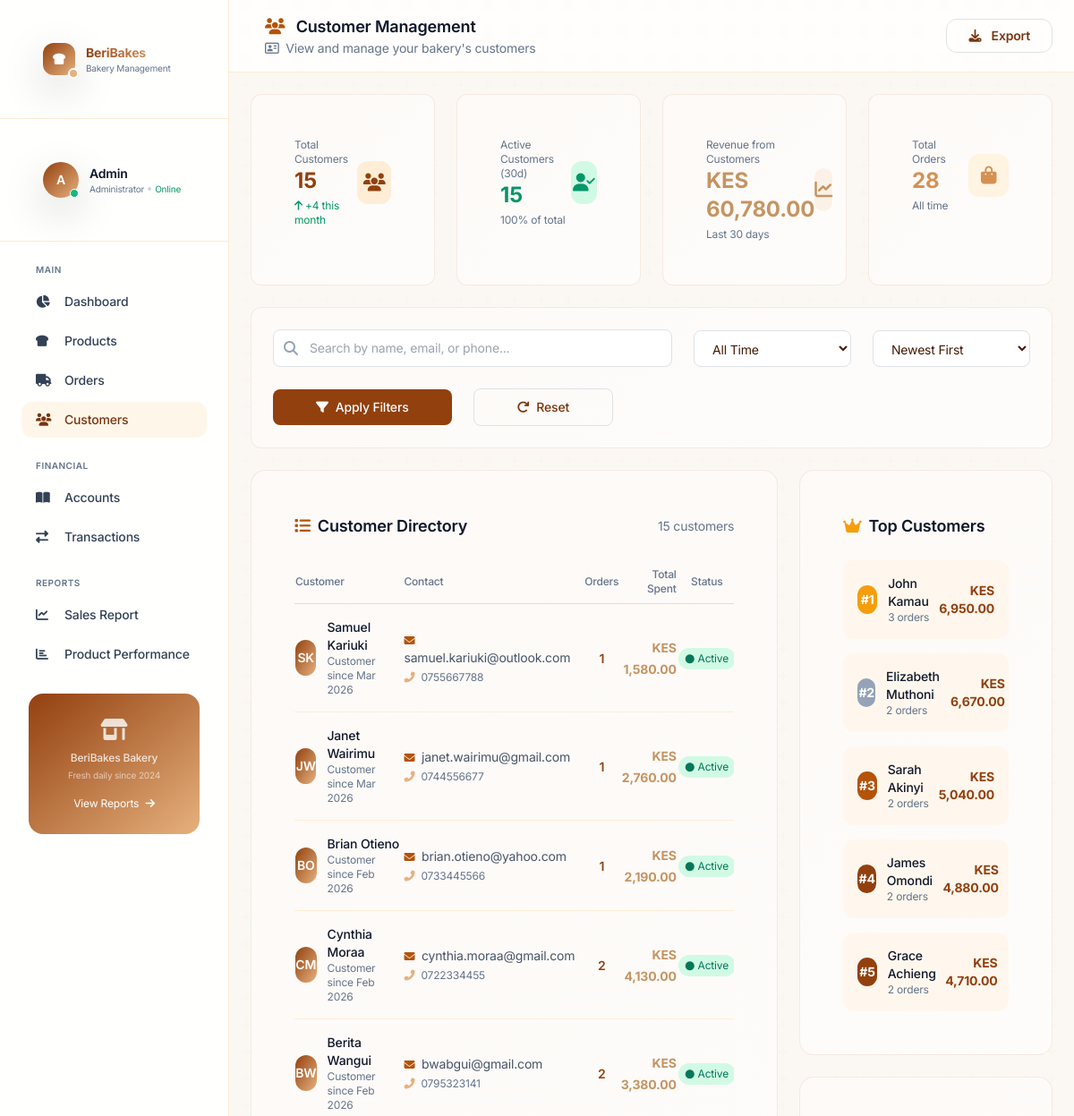
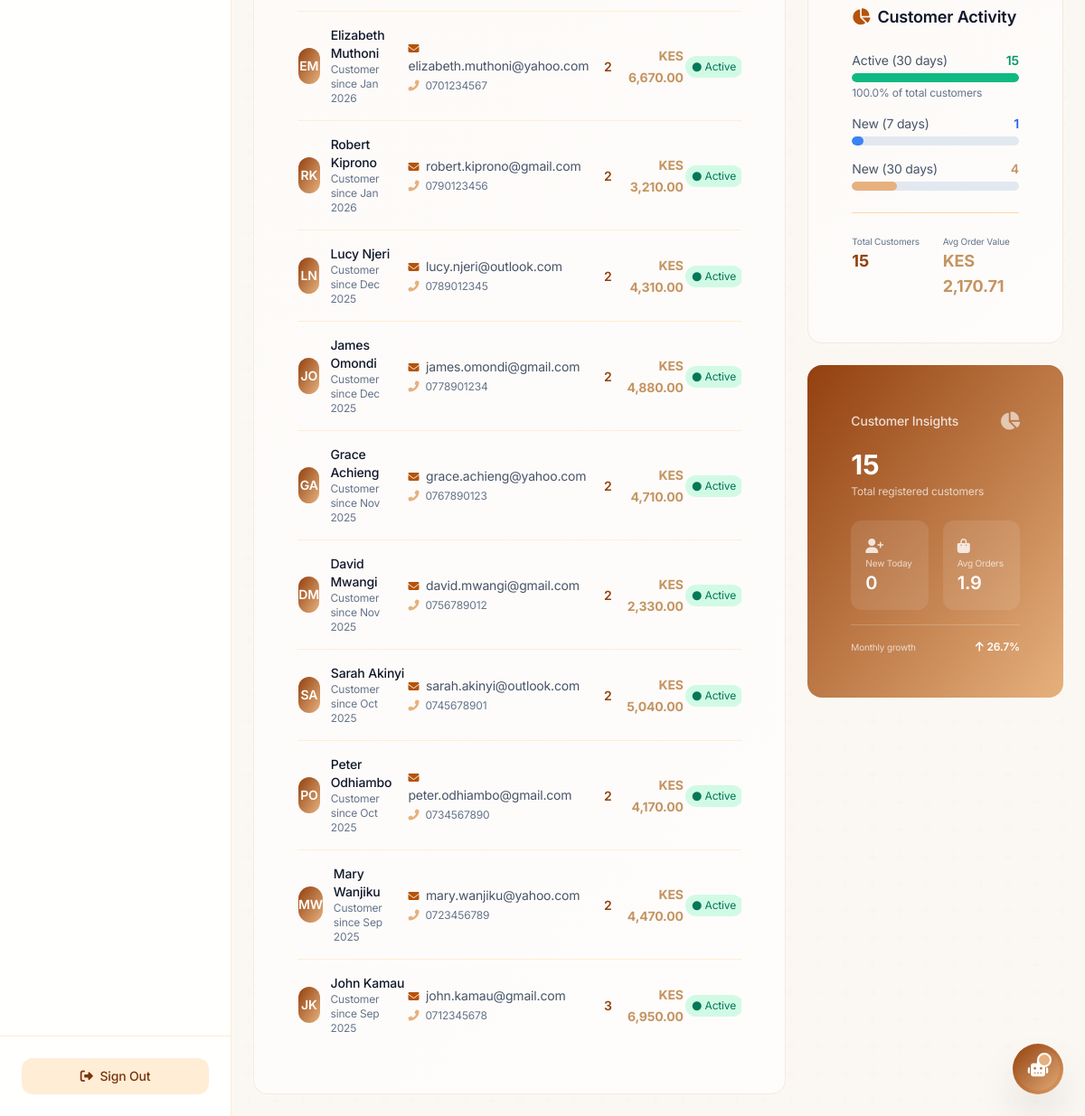
Screenshot of /admin/customers/index.php (signed in) with the database file from the repository (2 pictures, top to bottom).
### tables this page shows
CREATE TABLE `customers` (
  `id` int(11) NOT NULL,
  `name` varchar(100) DEFAULT NULL,
  `phone` varchar(50) DEFAULT NULL,
  `email` varchar(100) DEFAULT NULL,
  `created_at` timestamp NOT NULL DEFAULT current_timestamp(),
  `password` varchar(255) DEFAULT NULL
);

### admin/customers/index.php (the view, shortened to what the rows shown need)
<?php
require_once __DIR__ . '/../../config/db.php';
$sort = isset($_GET['sort']) ? $_GET['sort'] : 'newest';
$sql = "SELECT c.*,
        COUNT(DISTINCT o.id) as total_orders,
        COALESCE(SUM(o.total_amount), 0) as total_spent,
        MAX(o.order_date) as last_order_date,
        CASE
            WHEN MAX(o.order_date) >= DATE_SUB(NOW(), INTERVAL 30 DAY) THEN 'active'
            WHEN MAX(o.order_date) IS NOT NULL THEN 'inactive'
            ELSE 'no_orders'
        END as customer_status
        FROM customers c
        LEFT JOIN orders o ON c.id = o.customer_id
        WHERE 1=1";
$params = [];
$sql .= " GROUP BY c.id";
if ($sort == 'newest') {
    $sql .= " ORDER BY c.created_at DESC";
} elseif ($sort == 'oldest') {
    $sql .= " ORDER BY c.created_at ASC";
} elseif ($sort == 'most_orders') {
    $sql .= " ORDER BY total_orders DESC";
} elseif ($sort == 'highest_spent') {
    $sql .= " ORDER BY total_spent DESC";
} elseif ($sort == 'recent_order') {
    $sql .= " ORDER BY last_order_date DESC";
}
$stmt = $pdo->prepare($sql);
$stmt->execute($params);
$customers = $stmt->fetchAll();
$stmt = $pdo->query("
    SELECT c.id, c.name, c.email,
           COUNT(o.id) as order_count,
           COALESCE(SUM(o.total_amount), 0) as total_spent
    FROM customers c
    JOIN orders o ON c.id = o.customer_id
    GROUP BY c.id
    ORDER BY total_spent DESC
    LIMIT 5");
$top_customers = $stmt->fetchAll();
include '../includes/header.php';
?>
<div class="flex-1 flex flex-col min-h-screen lg:ml-64 m-0 p-0">
    <header class="sticky top-0 z-30 bg-white/80 dark:bg-slate-900/80 backdrop-blur-sm border-b border-primary-200/50 dark:border-primary-800/50">
        <div class="flex items-center justify-between px-6 py-3">
            <div class="flex items-center space-x-4">
                <div>
                    <h1 class="text-lg font-semibold text-slate-900 dark:text-white">
                        <i class="fas fa-users text-primary-500 mr-2"></i>
                        Customer Management
                    </h1>
                </div>
            </div>
        </div>
    </header>
    <main class="flex-1 p-6 bg-slate-50/50 dark:bg-primary-900/50">
        <div class="grid grid-cols-1 lg:grid-cols-3 gap-6">
            <div class="lg:col-span-2">
                <div class="bg-white dark:bg-slate-800 rounded-2xl p-5 bakery-card">
                    <?php if (empty($customers)): ?>
                        <div class="text-center py-12">
                            <div class="w-24 h-24 bg-primary-100 dark:bg-primary-800/30 rounded-full flex items-center justify-center mx-auto mb-4">
                                <i class="fas fa-users text-primary-500 text-3xl"></i>
                            </div>
                            <h4 class="text-base font-medium text-slate-900 dark:text-white mb-2">No Customers Found</h4>
                            <p class="text-sm text-slate-500 dark:text-slate-400">Try adjusting your search or filter criteria</p>
                        </div>
                    <?php else: ?>
                        <div class="overflow-x-auto">
                            <table class="w-full">
                                <thead>
                                    <tr class="text-xs text-slate-500 dark:text-slate-400 border-b border-primary-200 dark:border-primary-700">
                                        <th class="text-left py-3 font-medium">Customer</th>
                                        <th class="text-left font-medium">Contact</th>
                                        <th class="text-center font-medium">Orders</th>
                                        <th class="text-right font-medium">Total Spent</th>
                                        <th class="text-center font-medium">Status</th>
                                    </tr>
                                </thead>
                                <tbody class="divide-y divide-primary-100 dark:divide-primary-800">
                                    <?php foreach ($customers as $customer):
                                        $status_colors = [
                                            'active' => ['bg' => 'emerald-100', 'text' => 'emerald-700', 'dark_bg' => 'emerald-900/30', 'dark_text' => 'emerald-300', 'icon' => 'circle', 'label' => 'Active'],
                                            'inactive' => ['bg' => 'amber-100', 'text' => 'amber-700', 'dark_bg' => 'amber-900/30', 'dark_text' => 'amber-300', 'icon' => 'circle', 'label' => 'Inactive'],
                                            'no_orders' => ['bg' => 'slate-100', 'text' => 'slate-700', 'dark_bg' => 'slate-800/50', 'dark_text' => 'slate-400', 'icon' => 'circle', 'label' => 'No Orders']
                                        ];
                                        $status = $status_colors[$customer['customer_status']] ?? $status_colors['no_orders'];
                                    ?>
                                        <tr class="hover:bg-primary-50 dark:hover:bg-primary-800/30 transition-colors">
                                            <td class="py-3">
                                                <div class="flex items-center space-x-3">
                                                    <div class="w-10 h-10 bg-gradient-to-br from-primary-600 to-secondary-500 rounded-full flex items-center justify-center text-white text-sm font-semibold">
                                                        <?php
                                                        $name = $customer['name'] ?? 'Unknown';
                                                        $initials = '';
                                                        $words = explode(' ', $name);
                                                        foreach ($words as $w) {
                                                            if (!empty($w)) $initials .= strtoupper(substr($w, 0, 1));
                                                        }
                                                        echo substr($initials, 0, 2);
                                                        ?>
                                                    </div>
                                                    <div>
                                                        <p class="text-sm font-medium text-slate-900 dark:text-white">
                                                            <?php echo htmlspecialchars($customer['name'] ?? 'N/A'); ?>
                                                        </p>
                                                        <p class="text-xs text-slate-500">
                                                            Customer since <?php echo date('M Y', strtotime($customer['created_at'])); ?>
                                                        </p>
                                                    </div>
                                                </div>
                                            </td>
                                            <td class="py-3">
                                                <div class="text-sm">
                                                    <p class="text-slate-600 dark:text-slate-400">
                                                        <i class="fas fa-envelope text-xs text-primary-500 mr-1"></i>
                                                        <?php echo htmlspecialchars($customer['email'] ?? 'N/A'); ?>
                                                    </p>
                                                    <p class="text-xs text-slate-500 mt-1">
                                                        <i class="fas fa-phone-alt text-xs text-secondary-500 mr-1"></i>
                                                        <?php echo htmlspecialchars($customer['phone'] ?? 'N/A'); ?>
                                                    </p>
                                                </div>
                                            </td>
                                            <td class="py-3 text-center">
                                                <span class="text-sm font-semibold text-primary-600">
                                                    <?php echo $customer['total_orders']; ?>
                                                </span>
                                            </td>
                                            <td class="py-3 text-right">
                                                <span class="text-sm font-bold text-secondary-600">
                                                    KES <?php echo number_format($customer['total_spent'], 2); ?>
                                                </span>
                                            </td>
                                            <td class="py-3 text-center">
                                                <span class="inline-flex items-center px-2 py-1 bg-<?php echo $status['bg']; ?> dark:bg-<?php echo $status['dark_bg']; ?> text-<?php echo $status['text']; ?> dark:text-<?php echo $status['dark_text']; ?> rounded-full text-xs">
                                                    <i class="fas fa-<?php echo $status['icon']; ?> mr-1 text-2xs"></i>
                                                    <?php echo $status['label']; ?>
                                                </span>
                                            </td>
                                        </tr>
                                    <?php endforeach; ?>
                                </tbody>
                            </table>
                        </div>
                    <?php endif; ?>
                </div>
            </div>
            <div class="space-y-6">
                <div class="bg-white dark:bg-slate-800 rounded-2xl p-5 bakery-card">
                    <?php if (empty($top_customers)): ?>
                        <p class="text-sm text-slate-500 text-center py-4">No customer data available</p>
                    <?php else: ?>
                        <div class="space-y-4">
                            <?php foreach ($top_customers as $index => $customer): ?>
                                <div class="flex items-center justify-between p-3 bg-primary-50 dark:bg-primary-800/30 rounded-xl">
                                    <div class="flex items-center space-x-3">
                                        <div class="w-8 h-8 <?php echo $index == 0 ? 'bg-amber-500' : ($index == 1 ? 'bg-slate-400' : ($index == 2 ? 'bg-amber-700' : 'bg-primary-600')); ?> rounded-full flex items-center justify-center text-white text-sm font-bold">
                                            #<?php echo $index + 1; ?>
                                        </div>
                                        <div>
                                            <p class="text-sm font-medium text-slate-900 dark:text-white">
                                                <?php echo htmlspecialchars($customer['name']); ?>
                                            </p>
                                            <p class="text-xs text-slate-500">
                                                <?php echo $customer['order_count']; ?> orders
                                            </p>
                                        </div>
                                    </div>
                                    <div class="text-right">
                                        <p class="text-sm font-bold text-primary-600">
                                            KES <?php echo number_format($customer['total_spent'], 2); ?>
                                        </p>
                                    </div>
                                </div>
                            <?php endforeach; ?>
                        </div>
                    <?php endif; ?>
                </div>
            </div>
        </div>
    </main>
</div>
<?php include '../includes/footer.php'; ?>

### rows the page displays
customers: initials "SK", name "Samuel Kariuki", created_at "Mar 2026", email "samuel.kariuki@outlook.com", phone "0755667788", total_orders "1", total_spent "1,580.00", label "Active"
customers: initials "JW", name "Janet Wairimu", created_at "Mar 2026", email "janet.wairimu@gmail.com", phone "0744556677", total_orders "1", total_spent "2,760.00", label "Active"
customers: initials "BO", name "Brian Otieno", created_at "Feb 2026", email "brian.otieno@yahoo.com", phone "0733445566", total_orders "1", total_spent "2,190.00", label "Active"
customers: initials "CM", name "Cynthia Moraa", created_at "Feb 2026", email "cynthia.moraa@gmail.com", phone "0722334455", total_orders "2", total_spent "4,130.00", label "Active"
customers: initials "BW", name "Berita Wangui", created_at "Feb 2026", email "bwabgui@gmail.com", phone "0795323141", total_orders "2", total_spent "3,380.00", label "Active"
customers: initials "EM", name "Elizabeth Muthoni", created_at "Jan 2026", email "elizabeth.muthoni@yahoo.com", phone "0701234567", total_orders "2", total_spent "6,670.00", label "Active", order_count "2"
customers: initials "RK", name "Robert Kiprono", created_at "Jan 2026", email "robert.kiprono@gmail.com", phone "0790123456", total_orders "2", total_spent "3,210.00", label "Active"
customers: initials "LN", name "Lucy Njeri", created_at "Dec 2025", email "lucy.njeri@outlook.com", phone "0789012345", total_orders "2", total_spent "4,310.00", label "Active"
customers: initials "JO", name "James Omondi", created_at "Dec 2025", email "james.omondi@gmail.com", phone "0778901234", total_orders "2", total_spent "4,880.00", label "Active", order_count "2"
customers: initials "GA", name "Grace Achieng", created_at "Nov 2025", email "grace.achieng@yahoo.com", phone "0767890123", total_orders "2", total_spent "4,710.00", label "Active", order_count "2"
customers: initials "DM", name "David Mwangi", created_at "Nov 2025", email "david.mwangi@gmail.com", phone "0756789012", total_orders "2", total_spent "2,330.00", label "Active"
customers: initials "SA", name "Sarah Akinyi", created_at "Oct 2025", email "sarah.akinyi@outlook.com", phone "0745678901", total_orders "2", total_spent "5,040.00", label "Active", order_count "2"
customers: initials "PO", name "Peter Odhiambo", created_at "Oct 2025", email "peter.odhiambo@gmail.com", phone "0734567890", total_orders "2", total_spent "4,170.00", label "Active"
customers: initials "MW", name "Mary Wanjiku", created_at "Sep 2025", email "mary.wanjiku@yahoo.com", phone "0723456789", total_orders "2", total_spent "4,470.00", label "Active"
customers: initials "JK", name "John Kamau", created_at "Sep 2025", email "john.kamau@gmail.com", phone "0712345678", total_orders "3", total_spent "6,950.00", label "Active", order_count "3"

### other values shown
substr($initials, 0, 2) "A"
$current_user['name'] "Admin"
$stats['total_customers'] "15"
$stats['new_customers_30d'] "4"
$stats['active_customers_30d'] "15"
$stats['revenue_30d'] "60,780.00"
$stats['total_orders'] "28"
count($customers) "15"
$active_percentage "100.0"
$stats['new_customers_7d'] "1"
$new_today "0"
$avg_orders "1.9"
$growth "26.7"
